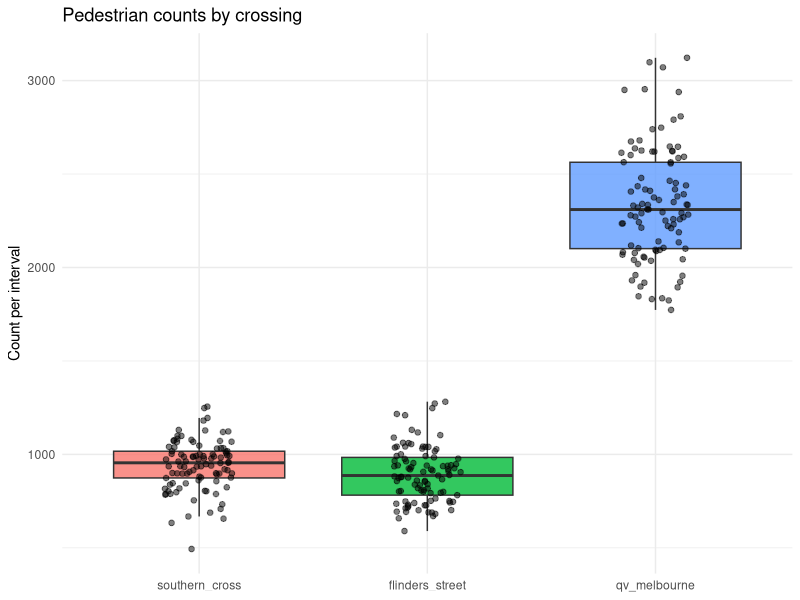
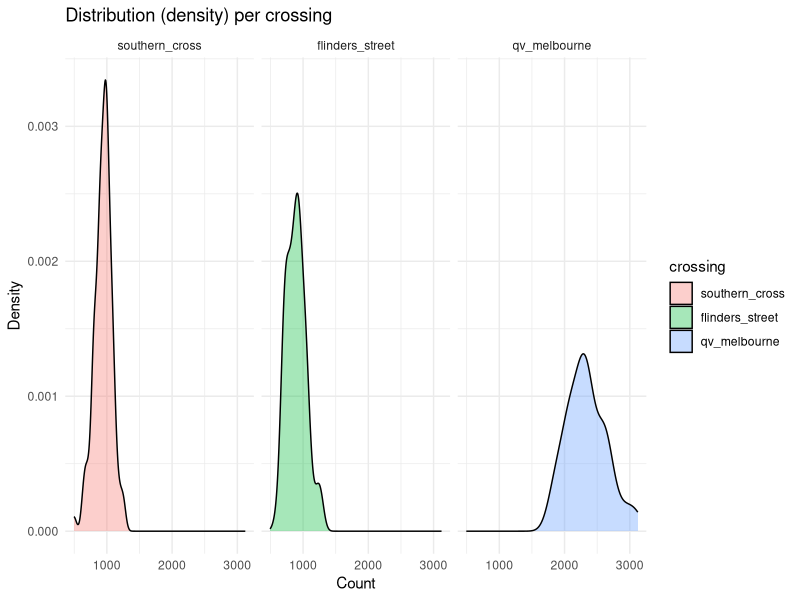
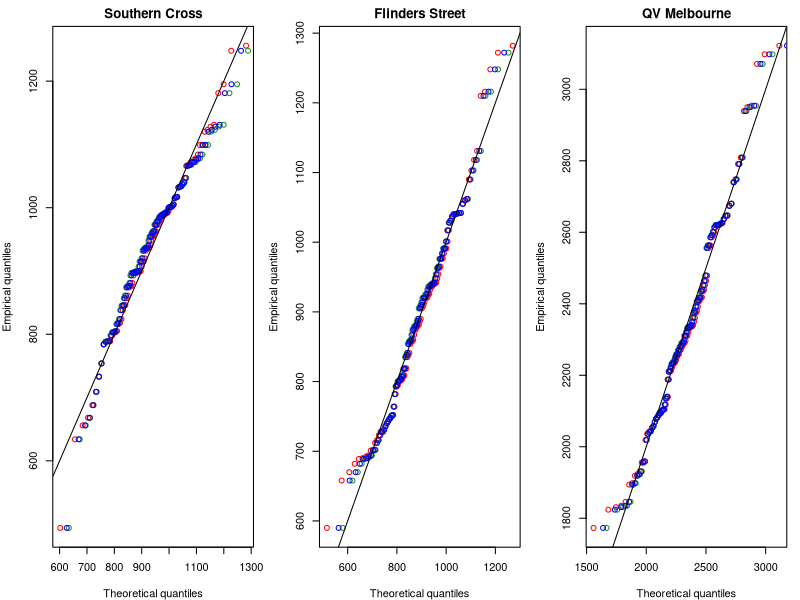
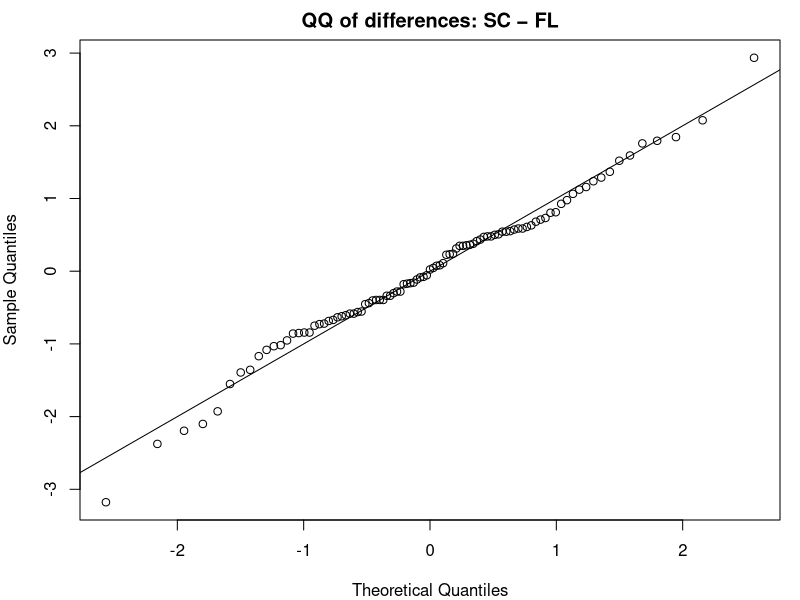
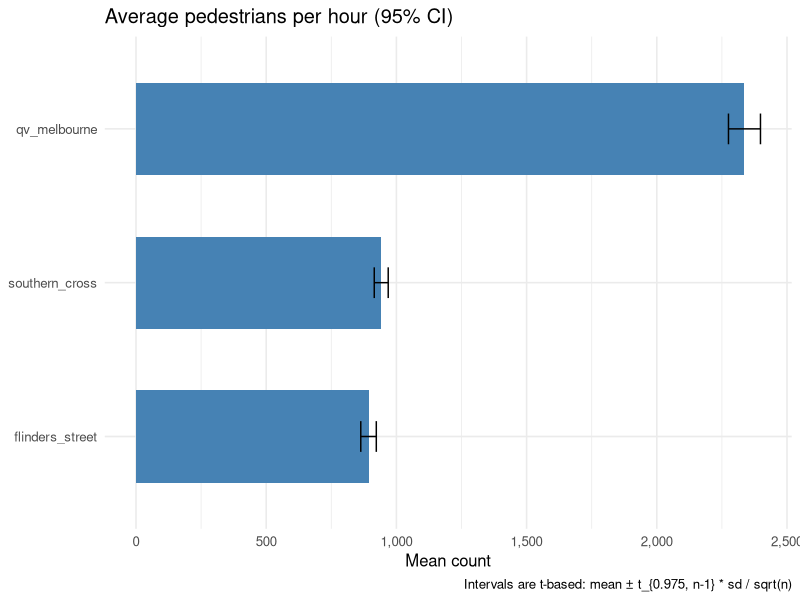

Reproduce these figures in R, in order.
## ---- chunk 1
#| label: setup
#| include: false
#| echo: false
#| message: false
#| warning: false

knitr::opts_chunk$set(fig.align = "center", fig.width = 8, fig.height = 5, dpi = 150)

library(tidyverse)
library(boot)
library(MASS)

set.seed(355435)  

B <- 5000
## ---- chunk 2
pedestrian_df <- read.csv(here::here("data/pedestrians.csv"))
## ---- chunk 3
pedestrian_long <- pedestrian_df %>%
  mutate(obs = row_number()) %>%
  pivot_longer(-obs, names_to = "crossing", values_to = "count") %>%
  mutate(crossing = factor(crossing,
                           levels = c("southern_cross","flinders_street","qv_melbourne")))

ggplot(pedestrian_long, aes(x = crossing, y = count, fill = crossing)) +
  geom_boxplot(outlier.shape = NA, alpha = 0.8) +
  geom_jitter(width = 0.15, alpha = 0.5, size = 1.6) +
  labs(title = "Pedestrian counts by crossing", x = NULL, y = "Count per interval") +
  theme_minimal() + theme(legend.position = "none")

ggplot(pedestrian_long, aes(x = count, fill = crossing)) +
  geom_density(alpha = 0.35) +
  facet_wrap(~ crossing, scales = "fixed") +
  labs(title = "Distribution (density) per crossing", x = "Count", y = "Density") +
  theme_minimal()

## ---- chunk 4
desc <- pedestrian_long |>
  group_by(crossing) |>
  summarise(
    n     = n(),
    mean  = mean(count),
    median= median(count),
    sd    = sd(count),
    min   = min(count),
    max   = max(count),
    iqr   = IQR(count),
    .groups = "drop"
)

## ---- chunk 5
# Southern Cross
sc <- pedestrian_df$southern_cross
fit_sc_norm  <- fitdistr(sc, "normal")
fit_sc_logn  <- fitdistr(sc, "lognormal")
fit_sc_gamma <- fitdistr(sc, "gamma")   

sc_models <- tibble(
  crossing = "southern_cross",
  model    = c("normal","lognormal","gamma"),
  logLik   = c(logLik(fit_sc_norm)[1],  logLik(fit_sc_logn)[1],  logLik(fit_sc_gamma)[1]),
  AIC      = c(AIC(fit_sc_norm),        AIC(fit_sc_logn),        AIC(fit_sc_gamma)),

  mean_est = c(
    unname(fit_sc_norm$estimate["mean"]),
    exp(fit_sc_logn$estimate["meanlog"] + 0.5*fit_sc_logn$estimate["sdlog"]^2),
    unname(fit_sc_gamma$estimate["shape"] / fit_sc_gamma$estimate["rate"])),
  
  sd_est   = c(
    unname(fit_sc_norm$estimate["sd"]),
    sqrt((exp(fit_sc_logn$estimate["sdlog"]^2) - 1) *
         exp(2*fit_sc_logn$estimate["meanlog"] + fit_sc_logn$estimate["sdlog"]^2)),
    sqrt(unname(fit_sc_gamma$estimate["shape"]) / (unname(fit_sc_gamma$estimate["rate"])^2))))

# Flinders Street
fl <- pedestrian_df$flinders_street
fit_fl_norm  <- fitdistr(fl, "normal")
fit_fl_logn  <- fitdistr(fl, "lognormal")
fit_fl_gamma <- fitdistr(fl, "gamma")

fl_models <- tibble(
  crossing = "flinders_street",
  model    = c("normal","lognormal","gamma"),
  logLik   = c(logLik(fit_fl_norm)[1],  logLik(fit_fl_logn)[1],  logLik(fit_fl_gamma)[1]),
  AIC      = c(AIC(fit_fl_norm),        AIC(fit_fl_logn),        AIC(fit_fl_gamma)),

  mean_est = c(
    unname(fit_fl_norm$estimate["mean"]),
    exp(fit_fl_logn$estimate["meanlog"] + 0.5*fit_fl_logn$estimate["sdlog"]^2),
    unname(fit_fl_gamma$estimate["shape"] / fit_fl_gamma$estimate["rate"])),
  
  sd_est   = c(
    unname(fit_fl_norm$estimate["sd"]),
    sqrt((exp(fit_fl_logn$estimate["sdlog"]^2) - 1) *
         exp(2*fit_fl_logn$estimate["meanlog"] + fit_fl_logn$estimate["sdlog"]^2)),
    sqrt(unname(fit_fl_gamma$estimate["shape"]) / (unname(fit_fl_gamma$estimate["rate"])^2))))

# QV Melbourne
qv <- pedestrian_df$qv_melbourne
fit_qv_norm  <- fitdistr(qv, "normal")
fit_qv_logn  <- fitdistr(qv, "lognormal")
fit_qv_gamma <- fitdistr(qv, "gamma")

qv_models <- tibble(
  crossing = "qv_melbourne",
  model    = c("normal","lognormal","gamma"),
  logLik   = c(logLik(fit_qv_norm)[1],  logLik(fit_qv_logn)[1],  logLik(fit_qv_gamma)[1]),
  AIC      = c(AIC(fit_qv_norm),        AIC(fit_qv_logn),        AIC(fit_qv_gamma)),

  mean_est = c(
    unname(fit_qv_norm$estimate["mean"]),
    exp(fit_qv_logn$estimate["meanlog"] + 0.5*fit_qv_logn$estimate["sdlog"]^2),
    unname(fit_qv_gamma$estimate["shape"] / fit_qv_gamma$estimate["rate"])),
  
  sd_est   = c(
    unname(fit_qv_norm$estimate["sd"]),
    sqrt((exp(fit_qv_logn$estimate["sdlog"]^2) - 1) *
         exp(2*fit_qv_logn$estimate["meanlog"] + fit_qv_logn$estimate["sdlog"]^2)),
    sqrt(unname(fit_qv_gamma$estimate["shape"]) / (unname(fit_qv_gamma$estimate["rate"])^2))))

mle_fits <- bind_rows(sc_models, fl_models, qv_models) |>
  arrange(crossing, AIC)

mle_fits
## ---- chunk 6
par(mfrow = c(1,3), mar = c(4,4,2,1))

## Southern Cross 
x <- sort(sc); n <- length(x); p <- (seq_len(n)-0.5)/n
qN <- qnorm(p,  mean = fit_sc_norm$estimate["mean"],    sd    = fit_sc_norm$estimate["sd"])
qL <- qlnorm(p, meanlog = fit_sc_logn$estimate["meanlog"], sdlog = fit_sc_logn$estimate["sdlog"])
qG <- qgamma(p, shape = fit_sc_gamma$estimate["shape"], rate = fit_sc_gamma$estimate["rate"])
plot(qN, x, xlab="Theoretical quantiles", ylab="Empirical quantiles", main="Southern Cross",
     pch=1, col="red"); points(qL, x, pch=1, col="forestgreen"); points(qG, x, pch=1, col="blue"); abline(0,1)

# Flinders Street
x <- sort(fl); n <- length(x); p <- (seq_len(n)-0.5)/n
qN <- qnorm(p,  mean = fit_fl_norm$estimate["mean"],    sd    = fit_fl_norm$estimate["sd"])
qL <- qlnorm(p, meanlog = fit_fl_logn$estimate["meanlog"], sdlog = fit_fl_logn$estimate["sdlog"])
qG <- qgamma(p, shape = fit_fl_gamma$estimate["shape"], rate = fit_fl_gamma$estimate["rate"])
plot(qN, x, xlab="Theoretical quantiles", ylab="Empirical quantiles", main="Flinders Street",
     pch=1, col="red"); points(qL, x, pch=1, col="forestgreen"); points(qG, x, pch=1, col="blue"); abline(0,1)

# QV Melbourne 
x <- sort(qv); n <- length(x); p <- (seq_len(n)-0.5)/n
qN <- qnorm(p,  mean = fit_qv_norm$estimate["mean"],    sd    = fit_qv_norm$estimate["sd"])
qL <- qlnorm(p, meanlog = fit_qv_logn$estimate["meanlog"], sdlog = fit_qv_logn$estimate["sdlog"])
qG <- qgamma(p, shape = fit_qv_gamma$estimate["shape"], rate = fit_qv_gamma$estimate["rate"])
plot(qN, x, xlab="Theoretical quantiles", ylab="Empirical quantiles", main="QV Melbourne",
     pch=1, col="red"); points(qL, x, pch=1, col="forestgreen"); points(qG, x, pch=1, col="blue"); abline(0,1)

par(mfrow = c(1,1))

## ---- chunk 7
pedestrian_long %>%
  group_by(crossing) %>%
  summarise(q90 = quantile(count, 0.9))

## ---- chunk 8

# function to calculate 90th percentile
q90_fn <- function(data, i) quantile(data[i], 0.9)

# example for Flinders
fl_boot <- boot(pedestrian_df$flinders_street, q90_fn, R = 1000)
ci_fl <- boot.ci(fl_boot, type = "perc")
round(ci_fl$percent[4:5], 2)

# Southern Cross
sc_boot <- boot(pedestrian_df$southern_cross, q90_fn, R = 1000)
ci_sc <- boot.ci(sc_boot, type = "perc")
round(ci_sc$percent[4:5], 2)


# QV
qv_boot <- boot(pedestrian_df$qv, q90_fn, R = 1000)
ci_qv <- boot.ci(qv_boot, type = "perc")
round(ci_qv$percent[4:5], 2)


## ---- chunk 9

library(fitdistrplus)

set.seed(30)
n_fl <- length(pedestrian_df$flinders_street)
n_sc <- length(pedestrian_df$southern_cross)
n_qv <- length(pedestrian_df$qv)


# Flinders & QV: Lognormal
fl_fit <- fitdist(pedestrian_df$flinders_street, "lnorm")
qv_fit <- fitdist(pedestrian_df$qv, "lnorm")

# Southern Cross: Normal
sc_fit <- fitdist(pedestrian_df$southern_cross, "norm")

fl_fit$estimate; sc_fit$estimate; qv_fit$estimate

## ---- chunk 10
q90_model_ci <- function(fit, dist, n, B = 2000) {
  # Point estimate from the fitted distribution
  q90_hat <- switch(
    dist,
    "lnorm" = qlnorm(0.9,
                     meanlog = fit$estimate["meanlog"],
                     sdlog   = fit$estimate["sdlog"]),
    "norm"  = qnorm(0.9,
                    mean = fit$estimate["mean"],
                    sd   = fit$estimate["sd"])
  )

  # Parametric bootstrap: simulate datasets of size n from the fitted model
  boot_q90 <- replicate(B, {
    sim <- switch(
      dist,
      "lnorm" = rlnorm(n,
                       meanlog = fit$estimate["meanlog"],
                       sdlog   = fit$estimate["sdlog"]),
      "norm"  = rnorm(n,
                      mean = fit$estimate["mean"],
                      sd   = fit$estimate["sd"])
    )
    as.numeric(quantile(sim, 0.9))
  })

  ci <- quantile(boot_q90, c(0.025, 0.975))
  tibble(
    q90_model = round(q90_hat, 2),
    ci_low    = round(ci[1], 2),
    ci_high   = round(ci[2], 2)
  )
}

## ---- chunk 11
df  <- na.omit(pedestrian_df[, c("southern_cross","flinders_street")])
sc  <- df$southern_cross
fl  <- df$flinders_street
d   <- sc - fl                 

# 95% CI for the mean difference 
tt <- t.test(sc, fl, paired = TRUE, conf.level = 0.95)
tt

qqnorm(scale(d), main = "QQ of differences: SC − FL"); abline(0,1)
## ---- chunk 12
mean_ci <- pedestrian_long |>
  group_by(crossing) |>
  summarise(
    n    = n(),
    mean = mean(count, na.rm = TRUE),
    sd   = sd(count,   na.rm = TRUE),
    .groups = "drop"
  ) |>
  mutate(
    se    = sd / sqrt(n),
    tcrit = qt(0.975, df = n - 1),
    lo    = mean - tcrit * se,
    hi    = mean + tcrit * se
  ) |>
  arrange(desc(mean))

mean_ci

## ---- chunk 13


library(ggplot2)
library(scales)

ggplot(mean_ci, aes(x = reorder(crossing, mean), y = mean)) +
  geom_col(width = 0.6, fill = "steelblue") +
  geom_errorbar(aes(ymin = lo, ymax = hi), width = 0.2) +
  coord_flip() +
  scale_y_continuous(labels = comma) +
  labs(
    title = "Average pedestrians per hour (95% CI)",
    x = NULL, y = "Mean count",
    caption = "Intervals are t-based: mean ± t_{0.975, n-1} * sd / sqrt(n)"
  ) +
  theme_minimal(base_size = 12)


## ---- chunk 14
THRESH  <- 1000
BASE    <- 10000
BONUS   <- 5000
LEVEL   <- 0.95

# Binomial proportion + Wilson CI via prop.test (built-in)
rev_ci <- pedestrian_long %>%
  mutate(over_1000 = count > THRESH) %>%
  group_by(crossing) %>%
  summarise(
    n = n(),
    k = sum(over_1000),
    .groups = "drop"
  ) %>%
  rowwise() %>%
  mutate(
    # prop.test returns Wilson (score) CI with continuity correction
    pt   = list(prop.test(k, n, conf.level = LEVEL, correct = TRUE)),
    phat = pt$estimate[[1]],
    lo_p = pt$conf.int[1],
    hi_p = pt$conf.int[2],
    # map proportion -> revenue
    rev_hat = BASE + BONUS * phat,
    rev_lo  = BASE + BONUS * lo_p,
    rev_hi  = BASE + BONUS * hi_p
  ) %>%
  ungroup() 
rev_ci
